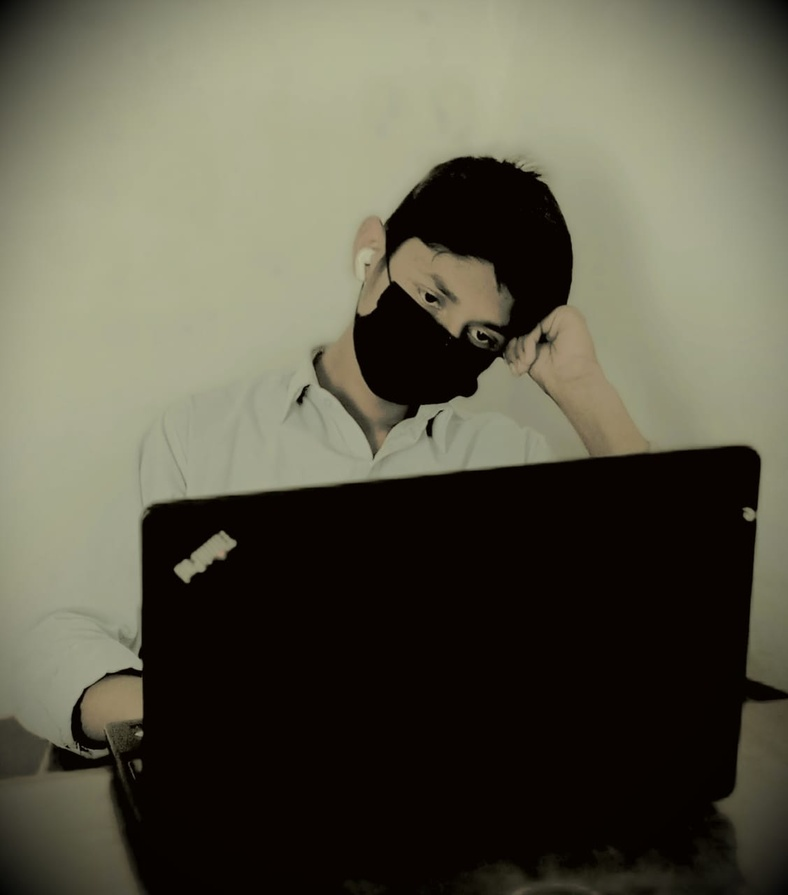
#> input picture Project/H.Heart.jpeg, 788 x 895 px, shrunk from 1127 x 1280 before the run, found by its file name
$ python image_convertor.py
#> lines starting #> are read from the running program, lines starting #| are printed output that depends on the picture; after the words box and inside, x2 and y2 are one past the last pixel; in counts of white or black regions, pixels touching at a corner belong together
import matplotlib.pyplot as plt
import numpy as np
from matplotlib.image import imread

image = imread(r"D:\1. AI & ML\phase 1 and 2\numpy\Project\H.Heart.jpeg")
#> image is the input picture: shape (895, 788, 3); mean R, G, B 90.9, 88.7, 72.6
print("image shape", image.shape)
#| image shape (895, 788, 3)

R = image[ : , : , 0]
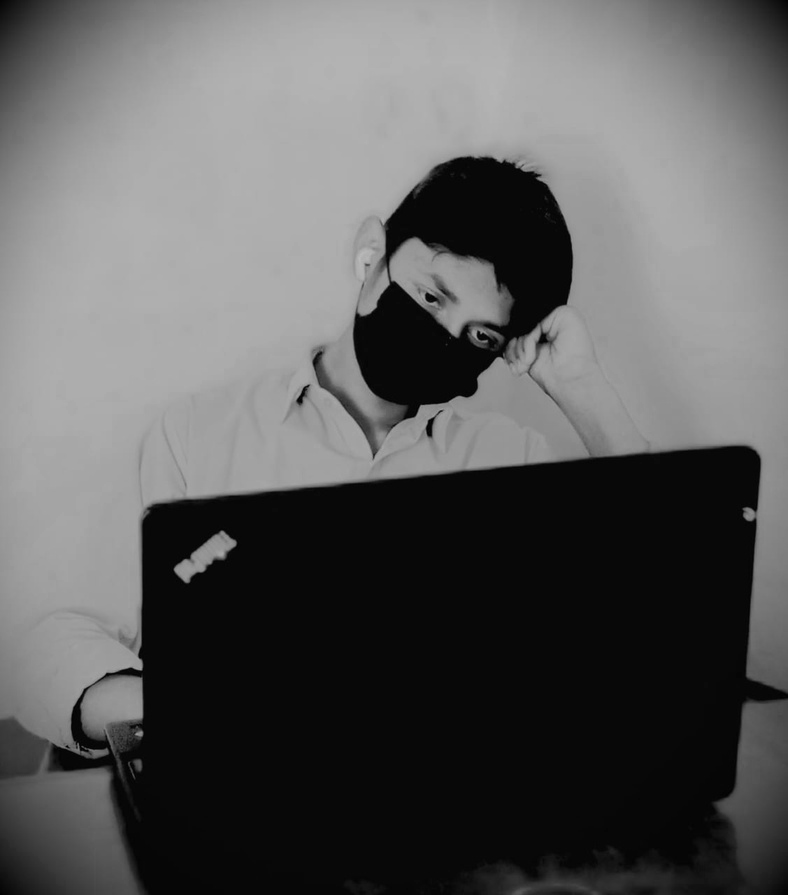
#> R: shape (895, 788); min 1, max 187, mean 90.9
G = image[ : , : , 1]
B = image[ : , : , 2]
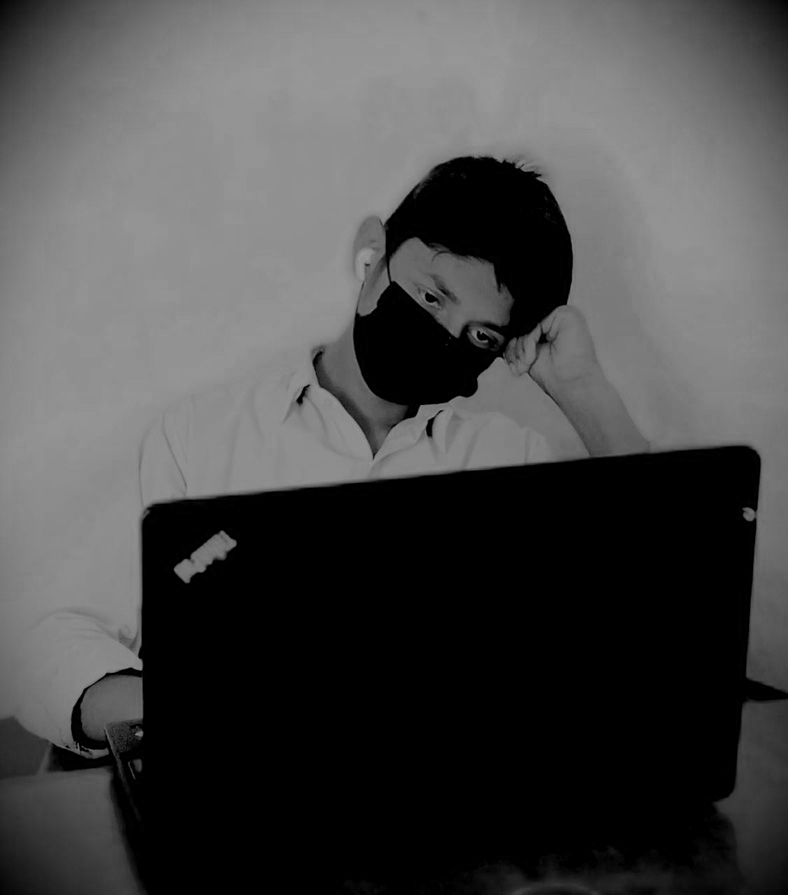
#> B: shape (895, 788); min 0, max 153, mean 72.6

grayscale = 0.2989 * R + 0.5870* G + 0.1140 * B
print("Grayscale shape", grayscale.shape)
#| Grayscale shape (895, 788)

threshold_value = 128
thresholded = np.where(grayscale > threshold_value, 255, 0)
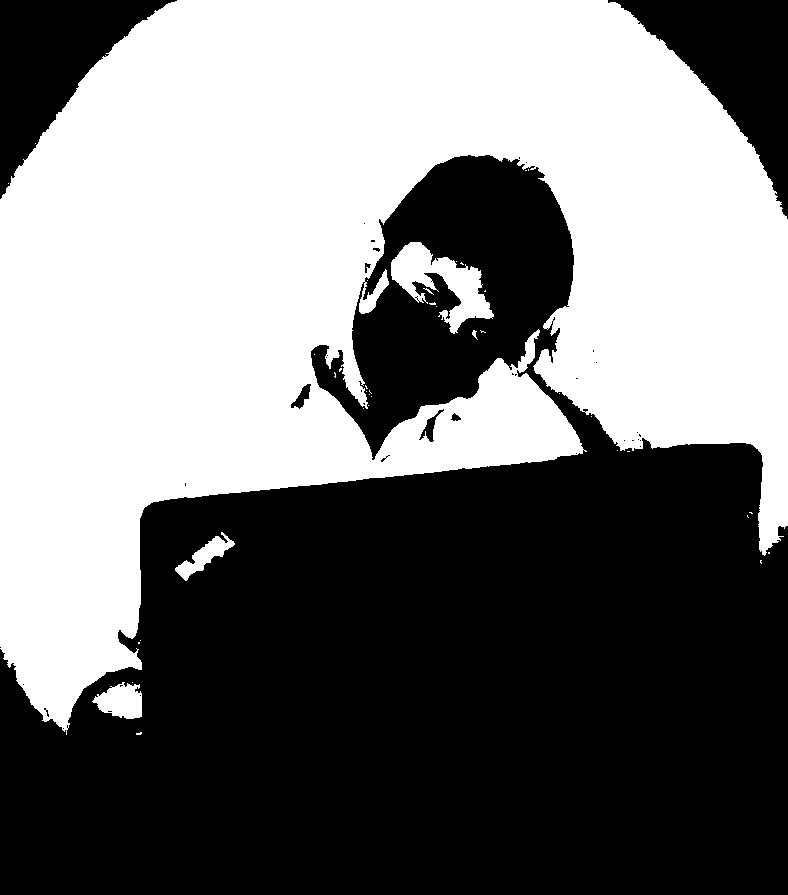
#> thresholded: shape (895, 788) int64; 47.2% white; 39 white regions (34 under 20 px), largest, box (x1, y1, x2, y2) and area: (0, 0, 788, 735) 326601, (391, 242, 494, 334) 3890, (92, 682, 142, 719) 1257, (175, 532, 235, 581) 949, (472, 330, 478, 340) 27

plt.figure(figsize=(12, 4))

plt.subplot(1, 3, 1)
plt.title("Original")
plt.imshow(image.astype(np.uint8))

plt.subplot(1, 3, 2)
plt.title("Grayscale")
plt.imshow(grayscale, cmap ="gray")

plt.subplot(1, 3, 3)
plt.title("Threshold")
plt.imshow(thresholded, cmap = "gray")

plt.tight_layout()
plt.show()
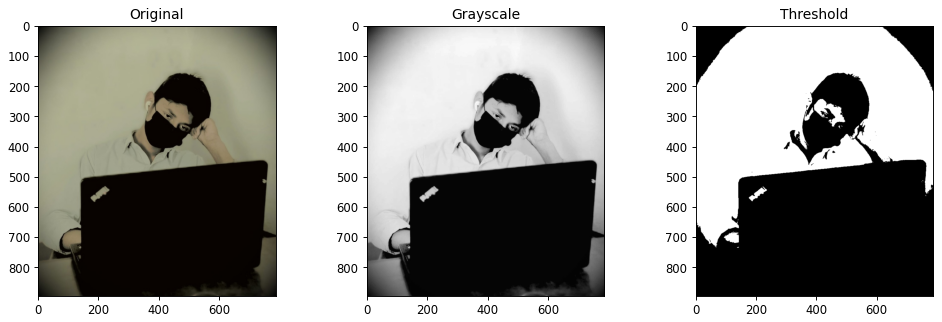
#> figure drawn by matplotlib, 3 panels
